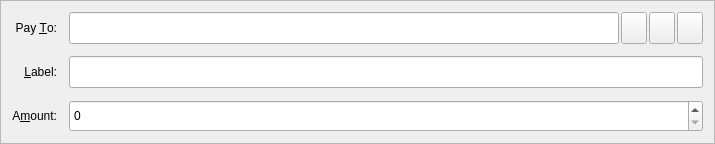
<?xml version="1.0" encoding="UTF-8"?>
<ui version="4.0">
 <class>SendCoinsEntry</class>
 <widget class="QFrame" name="SendCoinsEntry">
  <property name="geometry">
   <rect>
    <x>0</x>
    <y>0</y>
    <width>715</width>
    <height>142</height>
   </rect>
  </property>
  <property name="windowTitle">
   <string>Form</string>
  </property>
  <property name="frameShape">
   <enum>QFrame::StyledPanel</enum>
  </property>
  <property name="frameShadow">
   <enum>QFrame::Sunken</enum>
  </property>
  <layout class="QGridLayout" name="gridLayout">
   <property name="spacing">
    <number>12</number>
   </property>
   <item row="5" column="0">
    <widget class="QLabel" name="label">
     <property name="text">
      <string>A&amp;mount:</string>
     </property>
     <property name="alignment">
      <set>Qt::AlignRight|Qt::AlignTrailing|Qt::AlignVCenter</set>
     </property>
     <property name="buddy">
      <cstring>payAmount</cstring>
     </property>
    </widget>
   </item>
   <item row="3" column="0">
    <widget class="QLabel" name="label_2">
     <property name="text">
      <string>Pay &amp;To:</string>
     </property>
     <property name="alignment">
      <set>Qt::AlignRight|Qt::AlignTrailing|Qt::AlignVCenter</set>
     </property>
     <property name="buddy">
      <cstring>payTo</cstring>
     </property>
    </widget>
   </item>
   <item row="5" column="1">
    <widget class="CoinAmountField" name="payAmount">
     <property name="minimumSize">
      <size>
       <width>0</width>
       <height>32</height>
      </size>
     </property>
     <property name="maximumSize">
      <size>
       <width>16777215</width>
       <height>32</height>
      </size>
     </property>
    </widget>
   </item>
   <item row="4" column="0">
    <widget class="QLabel" name="label_4">
     <property name="text">
      <string>&amp;Label:</string>
     </property>
     <property name="alignment">
      <set>Qt::AlignRight|Qt::AlignTrailing|Qt::AlignVCenter</set>
     </property>
     <property name="buddy">
      <cstring>addAsLabel</cstring>
     </property>
    </widget>
   </item>
   <item row="3" column="1">
    <layout class="QHBoxLayout" name="payToLayout">
     <property name="spacing">
      <number>0</number>
     </property>
     <item>
      <widget class="QValidatedLineEdit" name="payTo">
       <property name="maximumSize">
        <size>
         <width>16777215</width>
         <height>32</height>
        </size>
       </property>
       <property name="toolTip">
        <string>The address to send the payment to (e.g. iJagcLKkACTYVhyVuDimpU7tW8Xfw6GXQK)</string>
       </property>
       <property name="maxLength">
        <number>34</number>
       </property>
      </widget>
     </item>
     <item>
      <widget class="QPushButton" name="addressBookButton">
       <property name="sizePolicy">
        <sizepolicy hsizetype="Fixed" vsizetype="Fixed">
         <horstretch>0</horstretch>
         <verstretch>0</verstretch>
        </sizepolicy>
       </property>
       <property name="minimumSize">
        <size>
         <width>30</width>
         <height>32</height>
        </size>
       </property>
       <property name="maximumSize">
        <size>
         <width>30</width>
         <height>32</height>
        </size>
       </property>
       <property name="toolTip">
        <string>Choose address from address book</string>
       </property>
       <property name="styleSheet">
        <string notr="true">max-width: 24px; min-width: 24px; margin-left: 2px;</string>
       </property>
       <property name="text">
        <string/>
       </property>
       <property name="icon">
        <iconset resource="../Moonshot.qrc">
         <normaloff>:/icons/address-book_w</normaloff>:/icons/address-book_w</iconset>
       </property>
       <property name="shortcut">
        <string>Alt+A</string>
       </property>
      </widget>
     </item>
     <item>
      <widget class="QPushButton" name="pasteButton">
       <property name="sizePolicy">
        <sizepolicy hsizetype="Fixed" vsizetype="Fixed">
         <horstretch>0</horstretch>
         <verstretch>0</verstretch>
        </sizepolicy>
       </property>
       <property name="minimumSize">
        <size>
         <width>30</width>
         <height>32</height>
        </size>
       </property>
       <property name="maximumSize">
        <size>
         <width>30</width>
         <height>32</height>
        </size>
       </property>
       <property name="toolTip">
        <string>Paste address from clipboard</string>
       </property>
       <property name="styleSheet">
        <string notr="true">max-width: 24px; min-width: 24px; margin-left: 2px;</string>
       </property>
       <property name="text">
        <string/>
       </property>
       <property name="icon">
        <iconset resource="../Moonshot.qrc">
         <normaloff>:/icons/editpaste_w</normaloff>:/icons/editpaste_w</iconset>
       </property>
       <property name="shortcut">
        <string>Alt+P</string>
       </property>
      </widget>
     </item>
     <item>
      <widget class="QPushButton" name="deleteButton">
       <property name="sizePolicy">
        <sizepolicy hsizetype="Fixed" vsizetype="Fixed">
         <horstretch>0</horstretch>
         <verstretch>0</verstretch>
        </sizepolicy>
       </property>
       <property name="minimumSize">
        <size>
         <width>30</width>
         <height>32</height>
        </size>
       </property>
       <property name="maximumSize">
        <size>
         <width>30</width>
         <height>32</height>
        </size>
       </property>
       <property name="toolTip">
        <string>Remove this recipient</string>
       </property>
       <property name="styleSheet">
        <string notr="true">max-width: 24px; min-width: 24px; margin-left: 2px;</string>
       </property>
       <property name="text">
        <string/>
       </property>
       <property name="icon">
        <iconset resource="../Moonshot.qrc">
         <normaloff>:/icons/remove_w</normaloff>:/icons/remove_w</iconset>
       </property>
      </widget>
     </item>
    </layout>
   </item>
   <item row="4" column="1">
    <widget class="QValidatedLineEdit" name="addAsLabel">
     <property name="minimumSize">
      <size>
       <width>0</width>
       <height>32</height>
      </size>
     </property>
     <property name="maximumSize">
      <size>
       <width>16777215</width>
       <height>32</height>
      </size>
     </property>
     <property name="toolTip">
      <string>Enter a label for this address to add it to your address book</string>
     </property>
    </widget>
   </item>
  </layout>
 </widget>
 <customwidgets>
  <customwidget>
   <class>QValidatedLineEdit</class>
   <extends>QLineEdit</extends>
   <header>qvalidatedlineedit.h</header>
  </customwidget>
  <customwidget>
   <class>CoinAmountField</class>
   <extends>QSpinBox</extends>
   <header>coinamountfield.h</header>
   <container>1</container>
  </customwidget>
 </customwidgets>
 <resources>
  <include location="../Moonshot.qrc"/>
 </resources>
 <connections/>
</ui>
